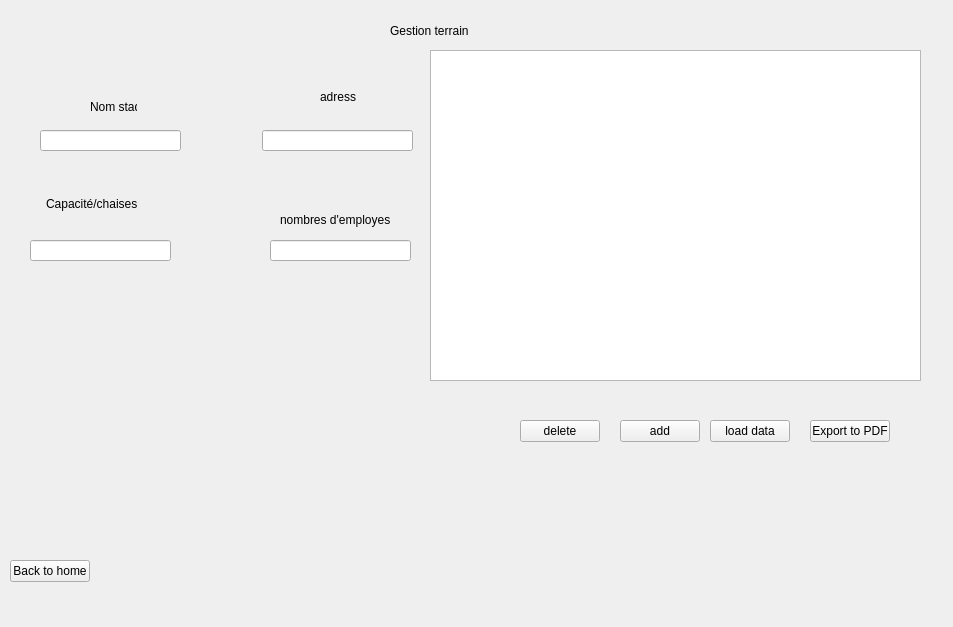
<?xml version="1.0" encoding="UTF-8"?>
<ui version="4.0">
 <class>home</class>
 <widget class="QWidget" name="home">
  <property name="geometry">
   <rect>
    <x>0</x>
    <y>0</y>
    <width>953</width>
    <height>627</height>
   </rect>
  </property>
  <property name="windowTitle">
   <string>Form</string>
  </property>
  <widget class="QStackedWidget" name="stackedWidget">
   <property name="geometry">
    <rect>
     <x>-30</x>
     <y>10</y>
     <width>981</width>
     <height>631</height>
    </rect>
   </property>
   <property name="currentIndex">
    <number>1</number>
   </property>
   <widget class="QWidget" name="page">
    <widget class="QPushButton" name="terrain">
     <property name="geometry">
      <rect>
       <x>450</x>
       <y>80</y>
       <width>191</width>
       <height>91</height>
      </rect>
     </property>
     <property name="text">
      <string>Gestion terrain</string>
     </property>
    </widget>
    <widget class="QPushButton" name="employes">
     <property name="geometry">
      <rect>
       <x>460</x>
       <y>270</y>
       <width>191</width>
       <height>91</height>
      </rect>
     </property>
     <property name="text">
      <string>Gestion employees</string>
     </property>
    </widget>
    <widget class="QPushButton" name="pushButton">
     <property name="geometry">
      <rect>
       <x>100</x>
       <y>250</y>
       <width>191</width>
       <height>81</height>
      </rect>
     </property>
     <property name="text">
      <string>Exit</string>
     </property>
    </widget>
    <widget class="QPushButton" name="report">
     <property name="geometry">
      <rect>
       <x>520</x>
       <y>440</y>
       <width>111</width>
       <height>22</height>
      </rect>
     </property>
     <property name="text">
      <string>Send report/email</string>
     </property>
    </widget>
   </widget>
   <widget class="QWidget" name="page_2">
    <widget class="QLabel" name="label">
     <property name="geometry">
      <rect>
       <x>420</x>
       <y>-20</y>
       <width>311</width>
       <height>81</height>
      </rect>
     </property>
     <property name="text">
      <string>Gestion terrain</string>
     </property>
    </widget>
    <widget class="QPushButton" name="home_2">
     <property name="geometry">
      <rect>
       <x>40</x>
       <y>550</y>
       <width>80</width>
       <height>22</height>
      </rect>
     </property>
     <property name="text">
      <string>Back to home</string>
     </property>
    </widget>
    <widget class="QLineEdit" name="nom_stade">
     <property name="geometry">
      <rect>
       <x>70</x>
       <y>120</y>
       <width>141</width>
       <height>21</height>
      </rect>
     </property>
    </widget>
    <widget class="QPushButton" name="delete_3">
     <property name="geometry">
      <rect>
       <x>550</x>
       <y>410</y>
       <width>80</width>
       <height>22</height>
      </rect>
     </property>
     <property name="text">
      <string>delete</string>
     </property>
    </widget>
    <widget class="QLineEdit" name="adress_stade">
     <property name="geometry">
      <rect>
       <x>292</x>
       <y>120</y>
       <width>151</width>
       <height>21</height>
      </rect>
     </property>
    </widget>
    <widget class="QLabel" name="label_19">
     <property name="geometry">
      <rect>
       <x>76</x>
       <y>184</y>
       <width>91</width>
       <height>20</height>
      </rect>
     </property>
     <property name="text">
      <string>Capacité/chaises</string>
     </property>
    </widget>
    <widget class="QLabel" name="label_20">
     <property name="geometry">
      <rect>
       <x>310</x>
       <y>200</y>
       <width>111</width>
       <height>20</height>
      </rect>
     </property>
     <property name="text">
      <string>nombres d'employes</string>
     </property>
    </widget>
    <widget class="QPushButton" name="load_table_2">
     <property name="geometry">
      <rect>
       <x>740</x>
       <y>410</y>
       <width>80</width>
       <height>22</height>
      </rect>
     </property>
     <property name="text">
      <string>load data</string>
     </property>
    </widget>
    <widget class="QLineEdit" name="nb_emp">
     <property name="geometry">
      <rect>
       <x>300</x>
       <y>230</y>
       <width>141</width>
       <height>21</height>
      </rect>
     </property>
    </widget>
    <widget class="QLineEdit" name="capacite">
     <property name="geometry">
      <rect>
       <x>60</x>
       <y>230</y>
       <width>141</width>
       <height>21</height>
      </rect>
     </property>
    </widget>
    <widget class="QTableView" name="tableView_3">
     <property name="geometry">
      <rect>
       <x>460</x>
       <y>40</y>
       <width>491</width>
       <height>331</height>
      </rect>
     </property>
     <property name="sortingEnabled">
      <bool>true</bool>
     </property>
    </widget>
    <widget class="QLabel" name="label_21">
     <property name="geometry">
      <rect>
       <x>120</x>
       <y>90</y>
       <width>47</width>
       <height>14</height>
      </rect>
     </property>
     <property name="text">
      <string>Nom stade</string>
     </property>
    </widget>
    <widget class="QPushButton" name="pdf_2">
     <property name="geometry">
      <rect>
       <x>840</x>
       <y>410</y>
       <width>80</width>
       <height>22</height>
      </rect>
     </property>
     <property name="text">
      <string>Export to PDF</string>
     </property>
    </widget>
    <widget class="QPushButton" name="add_2">
     <property name="geometry">
      <rect>
       <x>650</x>
       <y>410</y>
       <width>80</width>
       <height>22</height>
      </rect>
     </property>
     <property name="text">
      <string>add</string>
     </property>
    </widget>
    <widget class="QLabel" name="label_23">
     <property name="geometry">
      <rect>
       <x>350</x>
       <y>80</y>
       <width>47</width>
       <height>14</height>
      </rect>
     </property>
     <property name="text">
      <string>adress</string>
     </property>
    </widget>
   </widget>
   <widget class="QWidget" name="page_3">
    <widget class="QLabel" name="label_2">
     <property name="geometry">
      <rect>
       <x>330</x>
       <y>20</y>
       <width>331</width>
       <height>31</height>
      </rect>
     </property>
     <property name="text">
      <string>Gestion emplyes</string>
     </property>
    </widget>
    <widget class="QPushButton" name="home_3">
     <property name="geometry">
      <rect>
       <x>60</x>
       <y>490</y>
       <width>131</width>
       <height>41</height>
      </rect>
     </property>
     <property name="text">
      <string>back to home</string>
     </property>
    </widget>
    <widget class="QLineEdit" name="nom_emp">
     <property name="geometry">
      <rect>
       <x>80</x>
       <y>130</y>
       <width>141</width>
       <height>21</height>
      </rect>
     </property>
    </widget>
    <widget class="QLineEdit" name="prenom_emp">
     <property name="geometry">
      <rect>
       <x>302</x>
       <y>130</y>
       <width>151</width>
       <height>21</height>
      </rect>
     </property>
    </widget>
    <widget class="QLineEdit" name="age_emp">
     <property name="geometry">
      <rect>
       <x>70</x>
       <y>240</y>
       <width>141</width>
       <height>21</height>
      </rect>
     </property>
    </widget>
    <widget class="QLineEdit" name="salaire_emp">
     <property name="geometry">
      <rect>
       <x>310</x>
       <y>240</y>
       <width>141</width>
       <height>21</height>
      </rect>
     </property>
    </widget>
    <widget class="QLabel" name="label_11">
     <property name="geometry">
      <rect>
       <x>130</x>
       <y>80</y>
       <width>47</width>
       <height>14</height>
      </rect>
     </property>
     <property name="text">
      <string>Nom</string>
     </property>
    </widget>
    <widget class="QLabel" name="label_12">
     <property name="geometry">
      <rect>
       <x>360</x>
       <y>110</y>
       <width>47</width>
       <height>14</height>
      </rect>
     </property>
     <property name="text">
      <string>Prenom</string>
     </property>
    </widget>
    <widget class="QLabel" name="label_13">
     <property name="geometry">
      <rect>
       <x>130</x>
       <y>200</y>
       <width>47</width>
       <height>14</height>
      </rect>
     </property>
     <property name="text">
      <string>Age</string>
     </property>
    </widget>
    <widget class="QLabel" name="label_14">
     <property name="geometry">
      <rect>
       <x>350</x>
       <y>210</y>
       <width>81</width>
       <height>16</height>
      </rect>
     </property>
     <property name="text">
      <string>Salaire</string>
     </property>
    </widget>
    <widget class="QComboBox" name="post_emp">
     <property name="geometry">
      <rect>
       <x>180</x>
       <y>330</y>
       <width>121</width>
       <height>22</height>
      </rect>
     </property>
     <item>
      <property name="text">
       <string/>
      </property>
     </item>
     <item>
      <property name="text">
       <string>Maintenance</string>
      </property>
     </item>
     <item>
      <property name="text">
       <string>Securité</string>
      </property>
     </item>
     <item>
      <property name="text">
       <string>Service medicale</string>
      </property>
     </item>
    </widget>
    <widget class="QLabel" name="label_15">
     <property name="geometry">
      <rect>
       <x>220</x>
       <y>300</y>
       <width>61</width>
       <height>16</height>
      </rect>
     </property>
     <property name="text">
      <string>Poste</string>
     </property>
    </widget>
    <widget class="QPushButton" name="add">
     <property name="geometry">
      <rect>
       <x>660</x>
       <y>420</y>
       <width>80</width>
       <height>22</height>
      </rect>
     </property>
     <property name="text">
      <string>add</string>
     </property>
    </widget>
    <widget class="QPushButton" name="delete_2">
     <property name="geometry">
      <rect>
       <x>560</x>
       <y>420</y>
       <width>80</width>
       <height>22</height>
      </rect>
     </property>
     <property name="text">
      <string>delete</string>
     </property>
    </widget>
    <widget class="QTableView" name="tableView_2">
     <property name="geometry">
      <rect>
       <x>470</x>
       <y>50</y>
       <width>491</width>
       <height>331</height>
      </rect>
     </property>
     <property name="sortingEnabled">
      <bool>true</bool>
     </property>
    </widget>
    <widget class="QPushButton" name="load_table">
     <property name="geometry">
      <rect>
       <x>750</x>
       <y>420</y>
       <width>80</width>
       <height>22</height>
      </rect>
     </property>
     <property name="text">
      <string>load data</string>
     </property>
    </widget>
    <widget class="QPushButton" name="pdf">
     <property name="geometry">
      <rect>
       <x>850</x>
       <y>420</y>
       <width>80</width>
       <height>22</height>
      </rect>
     </property>
     <property name="text">
      <string>Export to PDF</string>
     </property>
    </widget>
   </widget>
   <widget class="QWidget" name="page_4">
    <widget class="QPushButton" name="home_4">
     <property name="geometry">
      <rect>
       <x>70</x>
       <y>500</y>
       <width>111</width>
       <height>41</height>
      </rect>
     </property>
     <property name="text">
      <string>back to home</string>
     </property>
    </widget>
    <widget class="QLineEdit" name="lineEdit_sender">
     <property name="geometry">
      <rect>
       <x>342</x>
       <y>50</y>
       <width>151</width>
       <height>31</height>
      </rect>
     </property>
    </widget>
    <widget class="QLineEdit" name="lineEdit_pass">
     <property name="geometry">
      <rect>
       <x>380</x>
       <y>120</y>
       <width>113</width>
       <height>21</height>
      </rect>
     </property>
    </widget>
    <widget class="QLineEdit" name="lineEdit_smtp">
     <property name="geometry">
      <rect>
       <x>380</x>
       <y>160</y>
       <width>113</width>
       <height>21</height>
      </rect>
     </property>
    </widget>
    <widget class="QLineEdit" name="lineEdit_465">
     <property name="geometry">
      <rect>
       <x>380</x>
       <y>200</y>
       <width>113</width>
       <height>21</height>
      </rect>
     </property>
    </widget>
    <widget class="QLineEdit" name="lineEdit_recepiant">
     <property name="geometry">
      <rect>
       <x>390</x>
       <y>250</y>
       <width>113</width>
       <height>21</height>
      </rect>
     </property>
     <property name="text">
      <string/>
     </property>
    </widget>
    <widget class="QLineEdit" name="lineEdit_subject">
     <property name="geometry">
      <rect>
       <x>390</x>
       <y>310</y>
       <width>113</width>
       <height>21</height>
      </rect>
     </property>
    </widget>
    <widget class="QLineEdit" name="lineEdit_text">
     <property name="geometry">
      <rect>
       <x>390</x>
       <y>370</y>
       <width>113</width>
       <height>21</height>
      </rect>
     </property>
    </widget>
    <widget class="QPushButton" name="sendBtn">
     <property name="geometry">
      <rect>
       <x>420</x>
       <y>460</y>
       <width>80</width>
       <height>22</height>
      </rect>
     </property>
     <property name="text">
      <string>send</string>
     </property>
    </widget>
    <widget class="QPushButton" name="exitBtn">
     <property name="geometry">
      <rect>
       <x>560</x>
       <y>460</y>
       <width>80</width>
       <height>22</height>
      </rect>
     </property>
     <property name="text">
      <string>exit</string>
     </property>
    </widget>
    <widget class="QLabel" name="label_7">
     <property name="geometry">
      <rect>
       <x>250</x>
       <y>60</y>
       <width>47</width>
       <height>14</height>
      </rect>
     </property>
     <property name="text">
      <string>sender</string>
     </property>
    </widget>
    <widget class="QLabel" name="label_8">
     <property name="geometry">
      <rect>
       <x>280</x>
       <y>130</y>
       <width>47</width>
       <height>14</height>
      </rect>
     </property>
     <property name="text">
      <string>pass</string>
     </property>
    </widget>
    <widget class="QLabel" name="label_9">
     <property name="geometry">
      <rect>
       <x>156</x>
       <y>170</y>
       <width>181</width>
       <height>20</height>
      </rect>
     </property>
     <property name="text">
      <string>smtp.gmail.com</string>
     </property>
    </widget>
    <widget class="QLabel" name="label_10">
     <property name="geometry">
      <rect>
       <x>190</x>
       <y>200</y>
       <width>181</width>
       <height>20</height>
      </rect>
     </property>
     <property name="text">
      <string>465</string>
     </property>
    </widget>
    <widget class="QLabel" name="label_16">
     <property name="geometry">
      <rect>
       <x>200</x>
       <y>250</y>
       <width>181</width>
       <height>20</height>
      </rect>
     </property>
     <property name="text">
      <string>to</string>
     </property>
    </widget>
    <widget class="QLabel" name="label_17">
     <property name="geometry">
      <rect>
       <x>210</x>
       <y>310</y>
       <width>181</width>
       <height>20</height>
      </rect>
     </property>
     <property name="text">
      <string>sub</string>
     </property>
    </widget>
    <widget class="QLabel" name="label_18">
     <property name="geometry">
      <rect>
       <x>260</x>
       <y>380</y>
       <width>181</width>
       <height>20</height>
      </rect>
     </property>
     <property name="text">
      <string>text</string>
     </property>
    </widget>
   </widget>
  </widget>
 </widget>
 <resources/>
 <connections/>
</ui>
